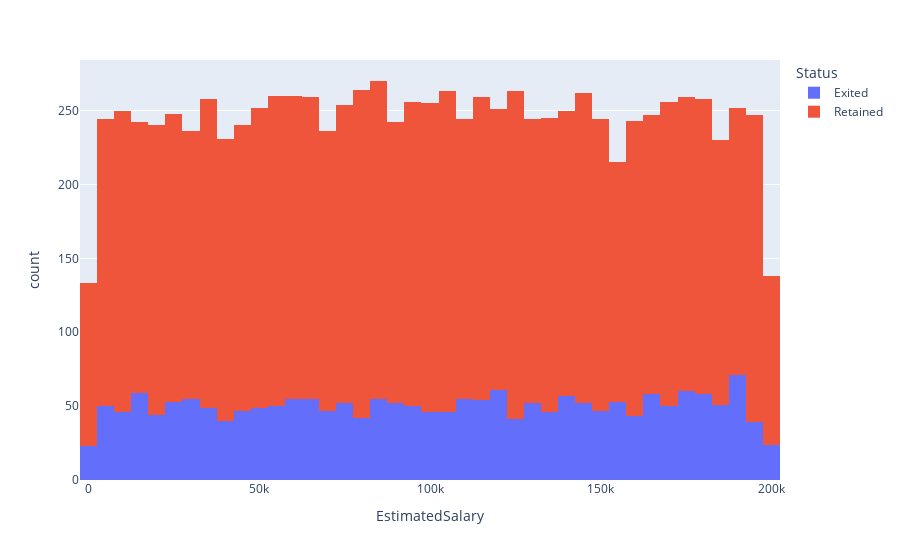

Write notebook code for a chart like this one.
### Code cell
px.histogram(df_churn, x='EstimatedSalary', color='Status')

### Figure 1 — Plotly figure (JSON) as saved in the notebook; plotly's stock layout.template omitted (floating-point values rounded to 4 significant figures; data arrays with more than 128 entries replaced by an {"elided": "..."} marker saying what was removed)
{"data": [{"alignmentgroup": "True", "bingroup": "x", "hovertemplate": "Status=Exited<br>EstimatedSalary=%{x}<br>count=%{y}<extra></extra>", "legendgroup": "Exited", "marker": {"color": "#636efa", "pattern": {"shape": ""}}, "name": "Exited", "offsetgroup": "Exited", "orientation": "v", "showlegend": true, "type": "histogram", "x": {"elided": "2037 float values"}, "xaxis": "x", "yaxis": "y"}, {"alignmentgroup": "True", "bingroup": "x", "hovertemplate": "Status=Retained<br>EstimatedSalary=%{x}<br>count=%{y}<extra></extra>", "legendgroup": "Retained", "marker": {"color": "#EF553B", "pattern": {"shape": ""}}, "name": "Retained", "offsetgroup": "Retained", "orientation": "v", "showlegend": true, "type": "histogram", "x": {"elided": "7963 float values"}, "xaxis": "x", "yaxis": "y"}], "layout": {"barmode": "relative", "legend": {"title": {"text": "Status"}, "tracegroupgap": 0}, "margin": {"t": 60}, "xaxis": {"anchor": "y", "domain": [0, 1], "title": {"text": "EstimatedSalary"}}, "yaxis": {"anchor": "x", "domain": [0, 1], "title": {"text": "count"}}}}
